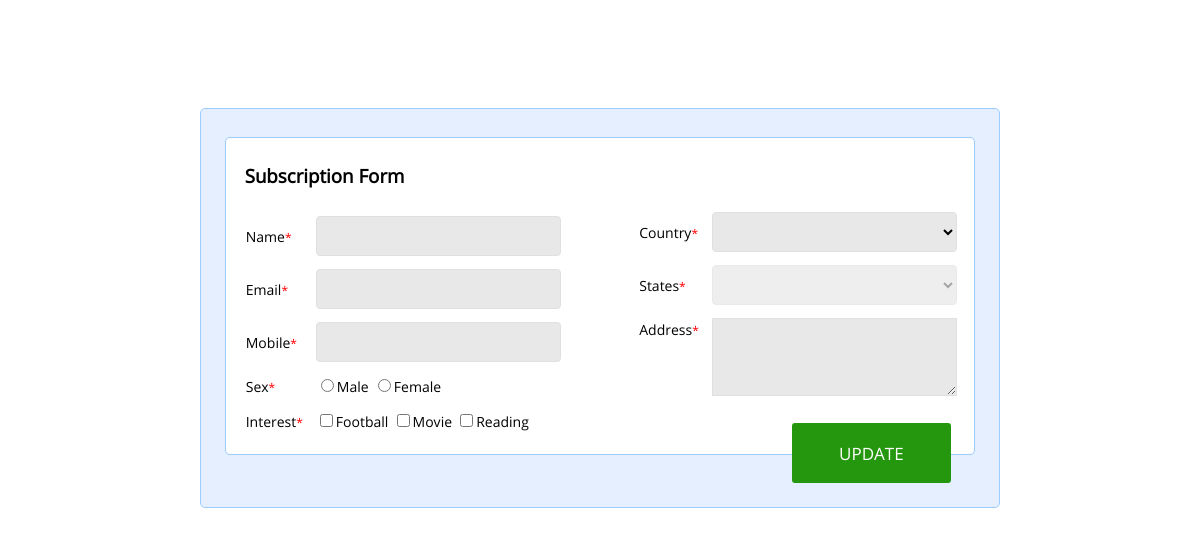
/edit.php?id=9856413307, run on an earlier commit of the app's database.
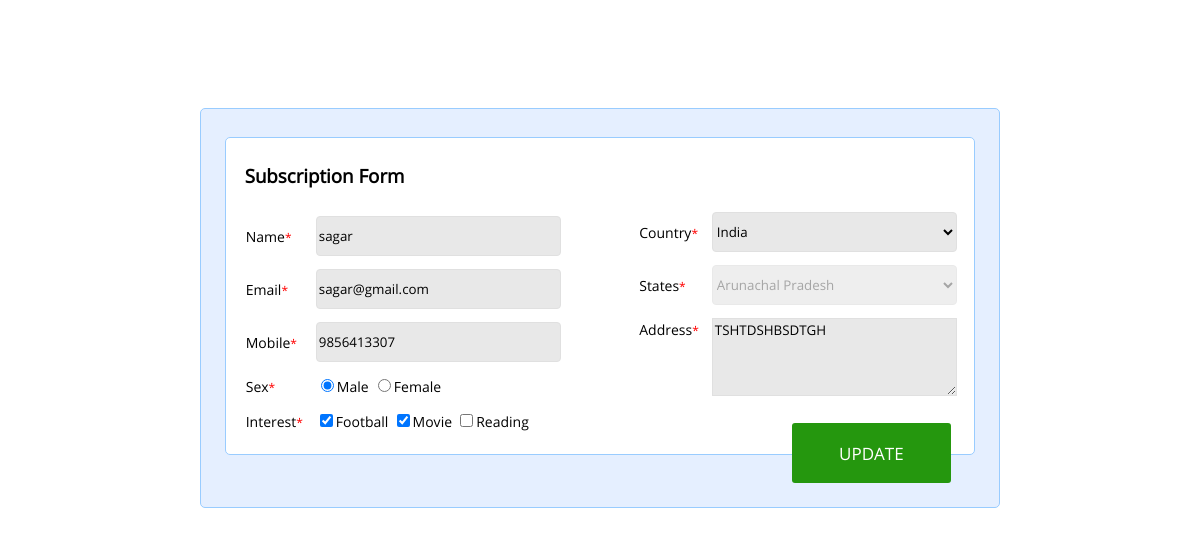
And on a later commit of the database.
### tables this page shows
CREATE TABLE IF NOT EXISTS `subscription` (
  `NAME` varchar(30) NOT NULL,
  `EMAIL` varchar(30) NOT NULL,
  `MOBILE` varchar(10) NOT NULL,
  `SEX` varchar(7) NOT NULL,
  `INTEREST` varchar(35) NOT NULL,
  `COUNTRY` varchar(10) NOT NULL,
  `STATE` varchar(30) NOT NULL,
  `ADDRESS` varchar(100) NOT NULL
);

### edit.php (the view, shortened to what this page needs)
<!DOCTYPE html>
<html>
<head>
    <link rel="stylesheet" type="text/css" href="edit.css">
</head>
<body>
    <?php
    $id1= $_GET["id"];
$name = $email = $mobile = $gender = $country = $state = $address = "";
?>
        <?php
$servername = "localhost";
$username = "root";
$password = "";
$dbname = "kishan";
$conn = mysqli_connect($servername, $username, $password, $dbname);
        $column = "SELECT * FROM subscription where MOBILE='$id1'";
        $data = mysqli_query($conn,$column);
        $row = mysqli_fetch_array($data);
        $inerestArr=explode(",",$row['INTEREST']);
        ?>
            <div id="tab" class="relative">
                <form name="form1name" method="post" action="#">
                    <div id="form" class="form1">
                        <h3><span class="h3">Subscription Form</span></h3>
                        <div class="formleft">
                            <table border="0" cellspacing="13" cellpadding="0">
                                <tr>
                                    <td><span class="label">Name<span class="error">*</span></span>
                                    </td>
                                    <td>
                                        <input type="text" name="name" id="name" class="fsize" value="<?php echo $row['NAME']?>">
                                    </td>
                                </tr>
                                <tr>
                                    <td><span class="label">Email<span class="error">*</span></span>
                                    </td>
                                    <td>
                                        <input type="text" name="email" id="email" class="fsize" value="<?php echo $row['EMAIL'];?>">
                                    </td>
                                </tr>
                                <tr>
                                    <td><span class="label">Mobile<span class="error">*</span></span>
                                    </td>
                                    <td>
                                        <input type="text" name="mobile" id="phone" class="fsize" value="<?php echo $row['MOBILE'];?>">
                                    </td>
                                </tr>
                                <tr>
                                    <td><span class="label">Sex<span class="error">*</span></span>
                                    </td>
                                    <td>
                                        <input type="radio" name="sex" <?php if ($row['SEX']=='male') echo 'checked="checked"';?> value="male"><span class="label">Male</span>
                                        <input type="radio" name="sex" <?php if ($row['SEX']=='female') echo 'checked="checked"';?> value="female"><span class="label">Female</span>
                                </tr>
                                <tr>
                                    <td><span class="label">Interest<span class="error">*</span></span>
                                    </td>
                                    <td>
                                        <input type="checkbox" name="interest[]" class="inter" <?php if(in_array( "Football",$inerestArr)) echo "checked='checked'"; ?> value="Football" ><span class="label">Football</span>
                                        <input type="checkbox" name="interest[]" <?php if(in_array( "Movie",$inerestArr)) echo "checked='checked'"; ?> value="Movie"class="inter"><span class="label">Movie</span>
                                        <input type="checkbox" name="interest[]" <?php if(in_array( "Reading",$inerestArr)) echo "checked='checked'"; ?> value="Reading" class="inter"><span class="label">Reading
                  </span>
                                    </td>
                                </tr>
                            </table>
                        </div>
                        <div class="formright">
                            <table border="0" cellspacing="13" cellpadding="0">
                                <tr>
                                    <td><span class="label">Country<span class="error">*</span></span>
                                    </td>
                                    <td>
                                        <select id="country" name="country" class="fsize" onchange="State(this.value)" value="<?php echo $country;?>">
                                            <option value=""> </option>
                                            <option value="India" <?php  if ($row['COUNTRY']=='India') echo "selected";?>>India</option>
                                        </select>
                                    </td>
                                </tr>
                                <tr>
                                    <td><span class="label">States<span class="error">*</span></span>
                                    </td>
                                    <td>
                                        <select id="state" name="state" class="fsize" <?php if ($state) { echo " selected"; } ?> value="" disabled>
                                            <option value="-1">
                                                <?php  if ($row['STATE']) echo $row['STATE'];?>
                                            </option>
                                    </td>
                                </tr>
                                <tr>
                                    <td valign="top"><span class="label">Address<span class="error">*</span></span>
                                    </td>
                                    <td><span class="tarea"><textarea name="address" rows="4" cols="28"><?php echo $row['ADDRESS'];?></textarea></span>
                                </tr>
                            </table>
                        </div>
                    </div>
                    <button type="submit" id="subscribe" class="s-button" name="subscribe">
                        <center>UPDATE</center>
                    </button>
                </form>
            </div>
            <div class="err">
                <br>
                <br>
                <br>
                <br>
                <br>
                <br>
                <br>
                <br>
                <br>
                <br>
                <br>
                <br>
                <br>
                <br>
                <br>
                <br>
                <br>
                <br>
            </div>
</body>
</html>

### edit.css (style rules this page uses)
* { font-family: OpenSans-Regular; }
* { -moz-box-sizing: border-box; -webkit-box-sizing: border-box; box-sizing: border-box; }
.error { color: red; font-size: 12px; }
.err { position: absolute; top: 16%; right: 4%; height:100px; width: 150px; }
.h3 { position: absolute; top: 8%; left: 2.5%; }
.relative { position: relative; border-radius: 5px; background-color: #E5EFFF; top: 100px; max-width: 800px; height: 400px; border-color: #99CCFF; border-style: solid; border-width: 1px; margin: auto; }
.form1 { position: absolute; display:s; border-radius: 5px; background-color: white; top: 7%; left: 3%; right:3%; height: 80%; width: 94%; padding: 15px 15px 15px 15px; border-color: #99CCFF; border-style: solid; border-width: 1px; }
.formleft { position: absolute; display:; background-color: none; top: 15%; left: -1.1%; right:; height: 80%; width: 50%; padding: 18px 15px 15px 15px; border-color: #99CCFF; border-style: ; border-width: ; }
.formright { position: absolute; display:; background-color: none; top: 14.6%; right: -1.5%; height: 80%; width: 50%; padding: 15px 15px 15px 15px; border-color: #99CCFF; border-style:; border-width: ; }
.label { font-size: 14px; }
.tarea { width: 100%; }
.inter { font-size: 14px; }
.s-button { position: absolute; border-radius: 3px; border: none; background: #25970E; text-decoration: none; bottom: 6%; right: 6%; width: 20%; height: 15%; padding: 2%; color: white; cursor: pointer; font-size:17px; z-index: 2; }
input, select, textarea { background-color : #E8E8E8; border:1px solid #E0E0E0; }
.fsize { width: 245px; height: 40px; border-radius: 4px; }

What changed in the data, as far as the page shows it:
added subscription: name "sagar", email "sagar@gmail.com", mobile "9856413307", SEX "☑", INTEREST "☑", country "India", state "Arunachal Pradesh", address "TSHTDSHBSDTGH"
Also different on the page:
form field sex: "☐" → (not shown)
form field value: "☐" → (not shown)
